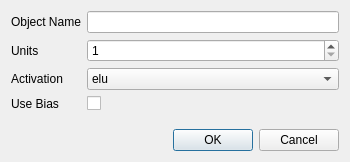
<?xml version="1.0" encoding="UTF-8"?>
<ui version="4.0">
 <class>DenseLayer</class>
 <widget class="QDialog" name="DenseLayer">
  <property name="geometry">
   <rect>
    <x>0</x>
    <y>0</y>
    <width>350</width>
    <height>162</height>
   </rect>
  </property>
  <property name="sizePolicy">
   <sizepolicy hsizetype="Preferred" vsizetype="Preferred">
    <horstretch>0</horstretch>
    <verstretch>0</verstretch>
   </sizepolicy>
  </property>
  <property name="windowTitle">
   <string>Dense Layer</string>
  </property>
  <layout class="QVBoxLayout" name="verticalLayout">
   <item>
    <layout class="QFormLayout" name="formLayout">
     <item row="0" column="0">
      <widget class="QLabel" name="objectNameLabel">
       <property name="text">
        <string>Object Name</string>
       </property>
      </widget>
     </item>
     <item row="0" column="1">
      <widget class="QLineEdit" name="objectNameLineEdit"/>
     </item>
     <item row="1" column="0">
      <widget class="QLabel" name="unitsLabel">
       <property name="text">
        <string>Units</string>
       </property>
      </widget>
     </item>
     <item row="1" column="1">
      <widget class="QSpinBox" name="unitsSpinBox">
       <property name="minimum">
        <number>1</number>
       </property>
       <property name="maximum">
        <number>999999</number>
       </property>
      </widget>
     </item>
     <item row="2" column="0">
      <widget class="QLabel" name="activationLabel">
       <property name="text">
        <string>Activation</string>
       </property>
      </widget>
     </item>
     <item row="2" column="1">
      <widget class="QComboBox" name="activationComboBox">
       <item>
        <property name="text">
         <string>elu</string>
        </property>
       </item>
       <item>
        <property name="text">
         <string>exponential</string>
        </property>
       </item>
       <item>
        <property name="text">
         <string>gelu</string>
        </property>
       </item>
       <item>
        <property name="text">
         <string>hard_sigmoid</string>
        </property>
       </item>
       <item>
        <property name="text">
         <string>linear</string>
        </property>
       </item>
       <item>
        <property name="text">
         <string>relu</string>
        </property>
       </item>
       <item>
        <property name="text">
         <string>selu</string>
        </property>
       </item>
       <item>
        <property name="text">
         <string>sigmoid</string>
        </property>
       </item>
       <item>
        <property name="text">
         <string>softmax</string>
        </property>
       </item>
       <item>
        <property name="text">
         <string>softplus</string>
        </property>
       </item>
       <item>
        <property name="text">
         <string>softsign</string>
        </property>
       </item>
       <item>
        <property name="text">
         <string>swish</string>
        </property>
       </item>
       <item>
        <property name="text">
         <string>tanh</string>
        </property>
       </item>
      </widget>
     </item>
     <item row="3" column="0">
      <widget class="QLabel" name="useBiasLabel">
       <property name="text">
        <string>Use Bias</string>
       </property>
      </widget>
     </item>
     <item row="3" column="1">
      <widget class="QCheckBox" name="useBiasCheckBox"/>
     </item>
    </layout>
   </item>
   <item>
    <widget class="QDialogButtonBox" name="buttonBox">
     <property name="sizePolicy">
      <sizepolicy hsizetype="MinimumExpanding" vsizetype="Fixed">
       <horstretch>0</horstretch>
       <verstretch>0</verstretch>
      </sizepolicy>
     </property>
     <property name="orientation">
      <enum>Qt::Horizontal</enum>
     </property>
     <property name="standardButtons">
      <set>QDialogButtonBox::Cancel|QDialogButtonBox::Ok</set>
     </property>
     <property name="centerButtons">
      <bool>false</bool>
     </property>
    </widget>
   </item>
  </layout>
 </widget>
 <tabstops>
  <tabstop>objectNameLineEdit</tabstop>
  <tabstop>unitsSpinBox</tabstop>
 </tabstops>
 <resources/>
 <connections>
  <connection>
   <sender>buttonBox</sender>
   <signal>accepted()</signal>
   <receiver>DenseLayer</receiver>
   <slot>accept()</slot>
   <hints>
    <hint type="sourcelabel">
     <x>248</x>
     <y>254</y>
    </hint>
    <hint type="destinationlabel">
     <x>157</x>
     <y>274</y>
    </hint>
   </hints>
  </connection>
  <connection>
   <sender>buttonBox</sender>
   <signal>rejected()</signal>
   <receiver>DenseLayer</receiver>
   <slot>reject()</slot>
   <hints>
    <hint type="sourcelabel">
     <x>316</x>
     <y>260</y>
    </hint>
    <hint type="destinationlabel">
     <x>286</x>
     <y>274</y>
    </hint>
   </hints>
  </connection>
 </connections>
</ui>
